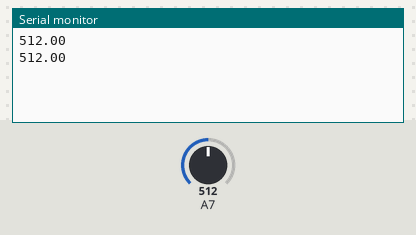
Bench run of a sketch on a simulated Arduino Nano, built with avr-gcc and run on an emulated ATmega328P. On the bench: the last lines printed to the serial monitor. The test bench sets the inputs (shaded band); at power-on: A7 = 512.

Above: at 1.8 s.
1.9 s: A7 set to 716
At 2.8 s:
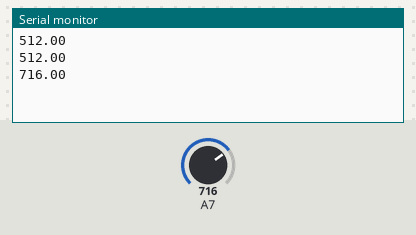
3.4 s: A7 set to 900
At 4.8 s:
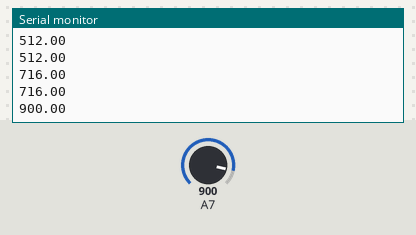
Timing chart, 0 to 6.4 s (numbered marks = the images above; inputs shaded):
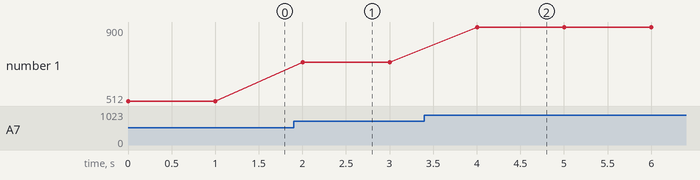

The sketch:

testingg.ino
```cpp
void setup() {
  // put your setup code here, to run once:
  pinMode(A7, OUTPUT);
  Serial.begin(9600);

}

void loop() {
  // put your main code here, to run repeatedly:
  float val = analogRead(A7);
  Serial.println(val);
  delay(1000);
}
```

Measured:
- after the input at 1.9 s, the serial monitor: prints a new line after 0.10 s (image 1)
- after the input at 3.4 s, the serial monitor: prints a new line after 0.60 s (image 2)
- plotted number 1: 512 → 716 after the input at 1.9 s, 716 → 900 after the input at 3.4 s
